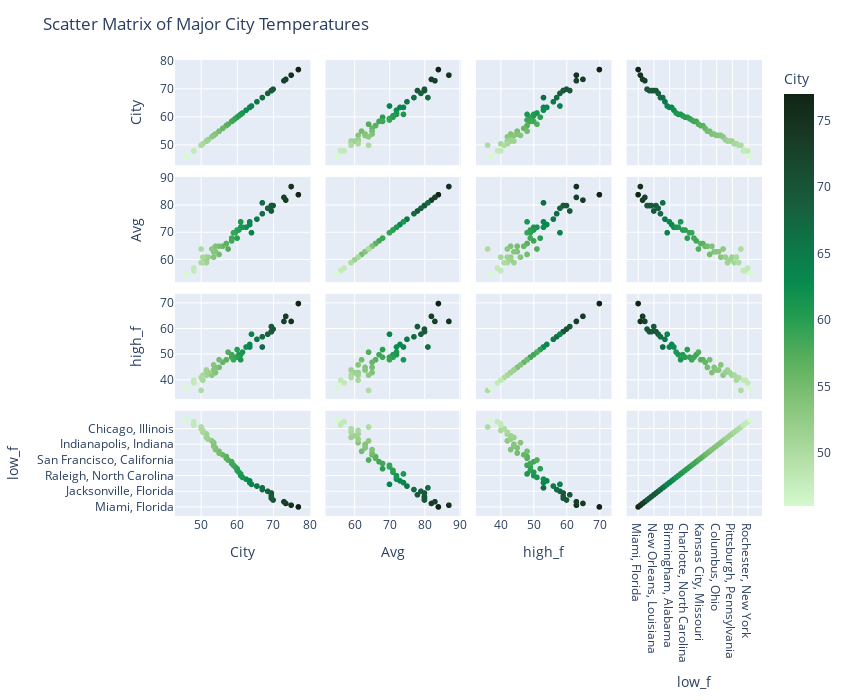
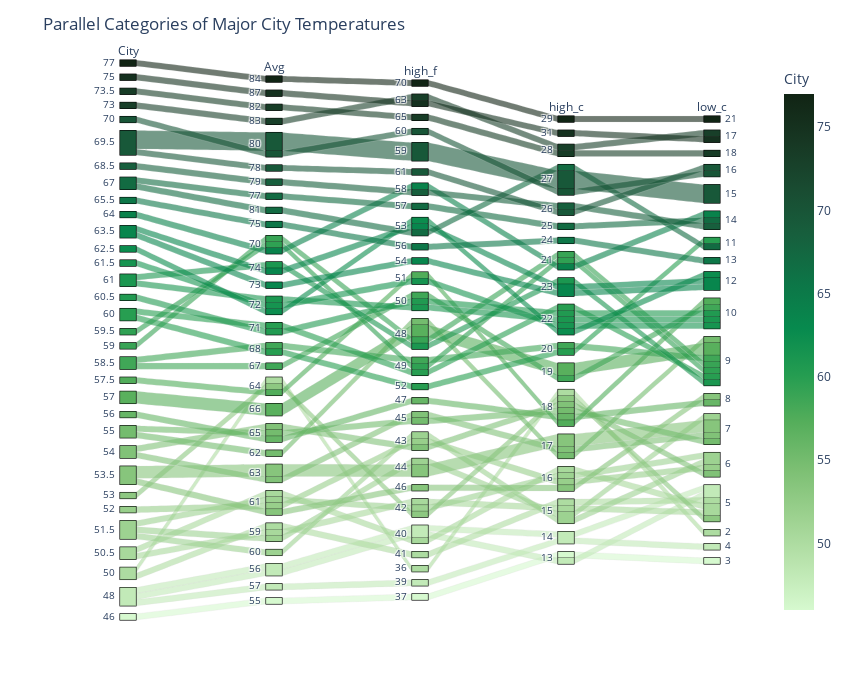

The notebook cell these images were saved under, in order:
### Code cell
fig5 = px.scatter_matrix(temperature, 
                         dimensions=["City"
                                     , "Avg"
                                     , "high_f"
                                     , "low_f"]
                         , color="City"
                         , color_continuous_scale=px.colors.sequential.algae)

fig5['layout'].update(height=700, width=850, title='Scatter Matrix of Major City Temperatures')
fig5.show()

fig6 = px.parallel_categories(temperature
                              , color="City"
                              , color_continuous_scale=px.colors.sequential.algae)

fig6['layout'].update(height=700, width=850, title='Parallel Categories of Major City Temperatures')
fig6.show()

### Figure 1 — Plotly figure (JSON) as saved in the notebook; plotly's stock layout.template omitted (floating-point values rounded to 4 significant figures)
{"data": [{"dimensions": [{"axis": {"matches": true}, "label": "City", "values": [77, 75, 73.5, 73, 70, 69.5, 69.5, 69.5, 69.5, 68.5, 67, 67, 65.5, 64, 63.5, 63.5, 62.5, 61.5, 61, 61, 60.5, 60, 60, 59.5, 59, 58.5, 58.5, 57.5, 57, 57, 56, 55, 55, 54, 54, 53.5, 53.5, 53.5, 53, 52, 51.5, 51.5, 51.5, 50.5, 50.5, 50, 50, 48, 48, 48, 46]}, {"axis": {"matches": true}, "label": "Avg", "values": [84, 87, 82, 83, 80, 80, 80, 78, 80, 79, 77, 81, 75, 70, 74, 73, 72, 72, 72, 74, 71, 71, 68, 70, 70, 68, 67, 64, 66, 66, 65, 65, 62, 65, 63, 63, 63, 61, 64, 61, 59, 60, 61, 59, 61, 59, 64, 56, 56, 57, 55]}, {"axis": {"matches": true}, "label": "high_f", "values": [70, 63, 65, 63, 60, 59, 59, 61, 59, 58, 57, 53, 56, 58, 53, 54, 53, 51, 50, 48, 50, 49, 52, 49, 48, 49, 50, 51, 48, 48, 47, 45, 48, 43, 45, 44, 44, 46, 42, 43, 44, 43, 42, 42, 40, 41, 36, 40, 40, 39, 37]}, {"axis": {"matches": true}, "label": "low_f", "values": ["Miami, Florida", "Phoenix, Arizona", "Tampa, Florida", "Orlando, Florida", "Houston, Texas", "Austin, Texas", "Las Vegas, Nevada", "New Orleans, Louisiana", "San Antonio, Texas", "Jacksonville, Florida", "Dallas, Texas", "Riverside, California", "Los Angeles, California", "San Diego, California", "Birmingham, Alabama", "Memphis, Tennessee", "Atlanta, Georgia", "Oklahoma City, Oklahoma", "Raleigh, North Carolina", "Sacramento, California", "San Jose, California", "Charlotte, North Carolina", "Virginia Beach, Virginia", "Nashville, Tennessee", "Richmond, Virginia", "Louisville, Kentucky", "Washington, DC", "San Francisco, California", "Kansas City, Missouri", "St. Louis, Missouri", "Philadelphia, Pennsylvania", "Baltimore, Maryland", "New York, New York", "Cincinnati, Ohio", "Portland, Oregon", "Columbus, Ohio", "Indianapolis, Indiana", "Seattle, Washington", "Salt Lake City, Utah", "Providence, Rhode Island", "Boston, Massachusetts", "Cleveland, Ohio", "Pittsburgh, Pennsylvania", "Detroit, Michigan", "Hartford, Connecticut", "Chicago, Illinois", "Denver, Colorado", "Buffalo, New York", "Milwaukee, Wisconsin", "Rochester, New York", "Minneapolis, Minnesota"]}], "hovertemplate": "%{xaxis.title.text}=%{x}<br>%{yaxis.title.text}=%{y}<br>City=%{marker.color}<extra></extra>", "legendgroup": "", "marker": {"color": [77, 75, 73.5, 73, 70, 69.5, 69.5, 69.5, 69.5, 68.5, 67, 67, 65.5, 64, 63.5, 63.5, 62.5, 61.5, 61, 61, 60.5, 60, 60, 59.5, 59, 58.5, 58.5, 57.5, 57, 57, 56, 55, 55, 54, 54, 53.5, 53.5, 53.5, 53, 52, 51.5, 51.5, 51.5, 50.5, 50.5, 50, 50, 48, 48, 48, 46], "coloraxis": "coloraxis", "symbol": "circle"}, "name": "", "showlegend": false, "type": "splom"}], "layout": {"coloraxis": {"colorbar": {"title": {"text": "City"}}, "colorscale": [[0, "rgb(214, 249, 207)"], [0.09091, "rgb(186, 228, 174)"], [0.1818, "rgb(156, 209, 143)"], [0.2727, "rgb(124, 191, 115)"], [0.3636, "rgb(85, 174, 91)"], [0.4545, "rgb(37, 157, 81)"], [0.5455, "rgb(7, 138, 78)"], [0.6364, "rgb(13, 117, 71)"], [0.7273, "rgb(23, 95, 61)"], [0.8182, "rgb(25, 75, 49)"], [0.9091, "rgb(23, 55, 35)"], [1, "rgb(17, 36, 20)"]]}, "dragmode": "select", "height": 700, "legend": {"tracegroupgap": 0}, "margin": {"t": 60}, "title": {"text": "Scatter Matrix of Major City Temperatures"}, "width": 850}}

### Figure 2 — Plotly figure (JSON) as saved in the notebook; plotly's stock layout.template omitted (floating-point values rounded to 4 significant figures)
{"data": [{"dimensions": [{"label": "City", "values": [77, 75, 73.5, 73, 70, 69.5, 69.5, 69.5, 69.5, 68.5, 67, 67, 65.5, 64, 63.5, 63.5, 62.5, 61.5, 61, 61, 60.5, 60, 60, 59.5, 59, 58.5, 58.5, 57.5, 57, 57, 56, 55, 55, 54, 54, 53.5, 53.5, 53.5, 53, 52, 51.5, 51.5, 51.5, 50.5, 50.5, 50, 50, 48, 48, 48, 46]}, {"label": "Avg", "values": [84, 87, 82, 83, 80, 80, 80, 78, 80, 79, 77, 81, 75, 70, 74, 73, 72, 72, 72, 74, 71, 71, 68, 70, 70, 68, 67, 64, 66, 66, 65, 65, 62, 65, 63, 63, 63, 61, 64, 61, 59, 60, 61, 59, 61, 59, 64, 56, 56, 57, 55]}, {"label": "high_f", "values": [70, 63, 65, 63, 60, 59, 59, 61, 59, 58, 57, 53, 56, 58, 53, 54, 53, 51, 50, 48, 50, 49, 52, 49, 48, 49, 50, 51, 48, 48, 47, 45, 48, 43, 45, 44, 44, 46, 42, 43, 44, 43, 42, 42, 40, 41, 36, 40, 40, 39, 37]}, {"label": "high_c", "values": [29, 31, 28, 28, 27, 27, 27, 26, 27, 26, 25, 27, 24, 21, 23, 23, 22, 22, 22, 23, 22, 22, 20, 21, 21, 20, 19, 18, 19, 19, 18, 18, 17, 18, 17, 17, 17, 16, 18, 16, 15, 15, 16, 15, 16, 15, 18, 14, 13, 14, 13]}, {"label": "low_c", "values": [21, 17, 18, 17, 16, 15, 15, 16, 15, 14, 14, 11, 13, 14, 12, 12, 12, 10, 10, 9, 10, 9, 11, 9, 9, 9, 10, 10, 9, 9, 8, 7, 9, 6, 7, 7, 7, 8, 5, 6, 7, 6, 6, 5, 5, 5, 2, 5, 5, 4, 3]}], "domain": {"x": [0, 1], "y": [0, 1]}, "line": {"color": [77, 75, 73.5, 73, 70, 69.5, 69.5, 69.5, 69.5, 68.5, 67, 67, 65.5, 64, 63.5, 63.5, 62.5, 61.5, 61, 61, 60.5, 60, 60, 59.5, 59, 58.5, 58.5, 57.5, 57, 57, 56, 55, 55, 54, 54, 53.5, 53.5, 53.5, 53, 52, 51.5, 51.5, 51.5, 50.5, 50.5, 50, 50, 48, 48, 48, 46], "coloraxis": "coloraxis"}, "name": "", "type": "parcats"}], "layout": {"coloraxis": {"colorbar": {"title": {"text": "City"}}, "colorscale": [[0, "rgb(214, 249, 207)"], [0.09091, "rgb(186, 228, 174)"], [0.1818, "rgb(156, 209, 143)"], [0.2727, "rgb(124, 191, 115)"], [0.3636, "rgb(85, 174, 91)"], [0.4545, "rgb(37, 157, 81)"], [0.5455, "rgb(7, 138, 78)"], [0.6364, "rgb(13, 117, 71)"], [0.7273, "rgb(23, 95, 61)"], [0.8182, "rgb(25, 75, 49)"], [0.9091, "rgb(23, 55, 35)"], [1, "rgb(17, 36, 20)"]]}, "height": 700, "legend": {"tracegroupgap": 0}, "margin": {"t": 60}, "title": {"text": "Parallel Categories of Major City Temperatures"}, "width": 850}}
